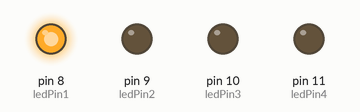
This sketch was run on a simulated Arduino Uno, built with avr-gcc and run on an emulated ATmega328P. On the bench: output pins drawn as LEDs (lit = HIGH).

Above: at 0.5 s.
At 1.5 s:
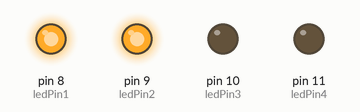
At 2.5 s:
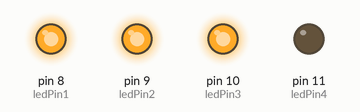
At 3.5 s:
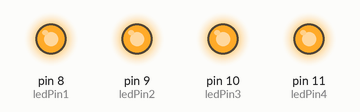
Timing chart, 0 to 4.6 s (numbered marks = the images above):
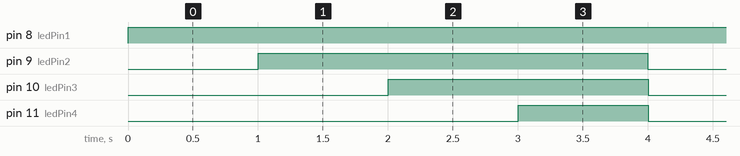

Measured:
- by itself, pin 8 (ledPin1): LOW → HIGH at 0.00 s
- by itself, pin 9 (ledPin2): alternates HIGH for 3.0 s and LOW for 1.0 s
- by itself, pin 10 (ledPin3): alternates HIGH for 2.0 s and LOW for 2.0 s
- by itself, pin 11 (ledPin4): alternates HIGH for 1.0 s and LOW for 3.0 s

The sketch:

engrl_4_B.ino
```cpp
// set active pins
int ledPin1 = 8;
int ledPin2 = 9;
int ledPin3 = 10;
int ledPin4 = 11;

void setup() {
  // set pin modes
  pinMode(ledPin1, OUTPUT);
  pinMode(ledPin2, OUTPUT);
  pinMode(ledPin3, OUTPUT);
  pinMode(ledPin4, OUTPUT);
}

void loop() {
  // lights up the LEDS in sequence
  digitalWrite(ledPin1, HIGH);
  delay(1000);
  digitalWrite(ledPin2, HIGH);
  delay(1000);
  digitalWrite(ledPin3, HIGH);
  delay(1000);
  digitalWrite(ledPin4, HIGH);
  delay(1000);
  digitalWrite(ledPin1, LOW);
  digitalWrite(ledPin2, LOW);
  digitalWrite(ledPin3, LOW);
  digitalWrite(ledPin4, LOW);
}
```
